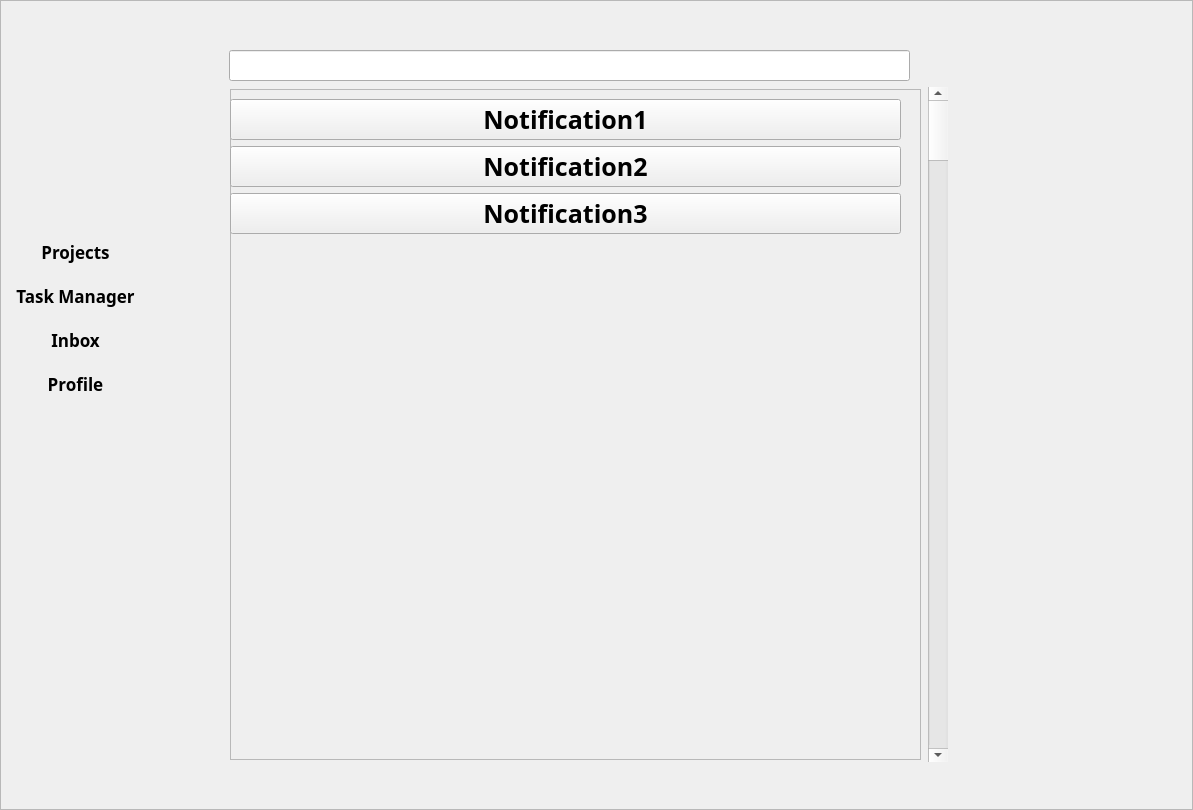
<?xml version="1.0" encoding="UTF-8"?>
<ui version="4.0">
 <class>Frame</class>
 <widget class="QFrame" name="Frame">
  <property name="enabled">
   <bool>true</bool>
  </property>
  <property name="geometry">
   <rect>
    <x>0</x>
    <y>0</y>
    <width>1193</width>
    <height>810</height>
   </rect>
  </property>
  <property name="minimumSize">
   <size>
    <width>1193</width>
    <height>810</height>
   </size>
  </property>
  <property name="maximumSize">
   <size>
    <width>1193</width>
    <height>810</height>
   </size>
  </property>
  <property name="font">
   <font>
    <family>.SF Soft Numeric</family>
    <pointsize>19</pointsize>
    <weight>75</weight>
    <italic>false</italic>
    <bold>true</bold>
   </font>
  </property>
  <property name="mouseTracking">
   <bool>false</bool>
  </property>
  <property name="windowTitle">
   <string>Frame</string>
  </property>
  <property name="autoFillBackground">
   <bool>false</bool>
  </property>
  <property name="frameShape">
   <enum>QFrame::StyledPanel</enum>
  </property>
  <property name="frameShadow">
   <enum>QFrame::Raised</enum>
  </property>
  <widget class="QWidget" name="layoutWidget">
   <property name="enabled">
    <bool>true</bool>
   </property>
   <property name="geometry">
    <rect>
     <x>-20</x>
     <y>230</y>
     <width>191</width>
     <height>176</height>
    </rect>
   </property>
   <property name="font">
    <font>
     <pointsize>13</pointsize>
     <stylestrategy>PreferDefault</stylestrategy>
    </font>
   </property>
   <layout class="QVBoxLayout" name="verticalLayout_6">
    <item>
     <widget class="QPushButton" name="pushButton">
      <property name="enabled">
       <bool>true</bool>
      </property>
      <property name="font">
       <font>
        <pointsize>13</pointsize>
        <stylestrategy>PreferDefault</stylestrategy>
       </font>
      </property>
      <property name="text">
       <string>Projects</string>
      </property>
      <property name="autoDefault">
       <bool>false</bool>
      </property>
      <property name="flat">
       <bool>true</bool>
      </property>
     </widget>
    </item>
    <item>
     <widget class="QPushButton" name="pushButton_2">
      <property name="enabled">
       <bool>true</bool>
      </property>
      <property name="font">
       <font>
        <pointsize>13</pointsize>
        <stylestrategy>PreferDefault</stylestrategy>
       </font>
      </property>
      <property name="text">
       <string>Task Manager</string>
      </property>
      <property name="flat">
       <bool>true</bool>
      </property>
     </widget>
    </item>
    <item>
     <widget class="QPushButton" name="pushButton_3">
      <property name="enabled">
       <bool>true</bool>
      </property>
      <property name="font">
       <font>
        <pointsize>13</pointsize>
        <stylestrategy>PreferDefault</stylestrategy>
       </font>
      </property>
      <property name="text">
       <string>Inbox</string>
      </property>
      <property name="flat">
       <bool>true</bool>
      </property>
     </widget>
    </item>
    <item>
     <widget class="QPushButton" name="pushButton_4">
      <property name="enabled">
       <bool>true</bool>
      </property>
      <property name="font">
       <font>
        <pointsize>13</pointsize>
        <stylestrategy>PreferDefault</stylestrategy>
       </font>
      </property>
      <property name="text">
       <string>Profile</string>
      </property>
      <property name="flat">
       <bool>true</bool>
      </property>
     </widget>
    </item>
   </layout>
  </widget>
  <widget class="QWidget" name="layoutWidget">
   <property name="geometry">
    <rect>
     <x>229</x>
     <y>50</y>
     <width>721</width>
     <height>712</height>
    </rect>
   </property>
   <layout class="QVBoxLayout" name="verticalLayout">
    <item>
     <widget class="QLineEdit" name="lineEdit">
      <property name="minimumSize">
       <size>
        <width>681</width>
        <height>31</height>
       </size>
      </property>
      <property name="maximumSize">
       <size>
        <width>681</width>
        <height>31</height>
       </size>
      </property>
     </widget>
    </item>
    <item>
     <layout class="QHBoxLayout" name="horizontalLayout">
      <item>
       <widget class="QFrame" name="frame">
        <property name="minimumSize">
         <size>
          <width>691</width>
          <height>671</height>
         </size>
        </property>
        <property name="maximumSize">
         <size>
          <width>691</width>
          <height>671</height>
         </size>
        </property>
        <property name="frameShape">
         <enum>QFrame::StyledPanel</enum>
        </property>
        <property name="frameShadow">
         <enum>QFrame::Raised</enum>
        </property>
        <widget class="QWidget" name="layoutWidget">
         <property name="geometry">
          <rect>
           <x>0</x>
           <y>10</y>
           <width>681</width>
           <height>137</height>
          </rect>
         </property>
         <layout class="QVBoxLayout" name="verticalLayout_2">
          <item>
           <widget class="QToolButton" name="toolButton">
            <property name="minimumSize">
             <size>
              <width>671</width>
              <height>41</height>
             </size>
            </property>
            <property name="maximumSize">
             <size>
              <width>671</width>
              <height>41</height>
             </size>
            </property>
            <property name="text">
             <string>Notification1</string>
            </property>
           </widget>
          </item>
          <item>
           <widget class="QToolButton" name="toolButton_2">
            <property name="minimumSize">
             <size>
              <width>671</width>
              <height>41</height>
             </size>
            </property>
            <property name="maximumSize">
             <size>
              <width>671</width>
              <height>41</height>
             </size>
            </property>
            <property name="text">
             <string>Notification2</string>
            </property>
           </widget>
          </item>
          <item>
           <widget class="QToolButton" name="toolButton_3">
            <property name="minimumSize">
             <size>
              <width>671</width>
              <height>41</height>
             </size>
            </property>
            <property name="maximumSize">
             <size>
              <width>671</width>
              <height>41</height>
             </size>
            </property>
            <property name="text">
             <string>Notification3</string>
            </property>
           </widget>
          </item>
         </layout>
        </widget>
       </widget>
      </item>
      <item>
       <widget class="QScrollBar" name="verticalScrollBar">
        <property name="minimumSize">
         <size>
          <width>20</width>
          <height>651</height>
         </size>
        </property>
        <property name="orientation">
         <enum>Qt::Vertical</enum>
        </property>
       </widget>
      </item>
     </layout>
    </item>
   </layout>
  </widget>
 </widget>
 <resources/>
 <connections/>
</ui>
